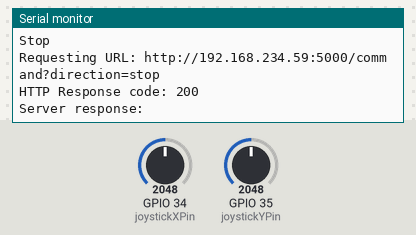
This sketch was run on a simulated ESP32. Parts: the last lines printed to the serial monitor. The test bench sets the inputs (shaded band); at power-on: GPIO 34 (joystickXPin) = 2048, GPIO 35 (joystickYPin) = 2048. WiFi joins after 1.5 s; servers stay silent unless stated; uploads are accepted with an empty reply.

Above: at 3.2 s.
3.3 s: GPIO 34 (joystickXPin) set to 2962
At 3.37 s:
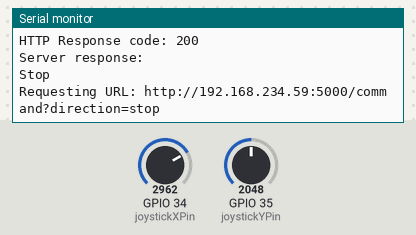
4.8 s: GPIO 34 (joystickXPin) set to 3047
At 5.18 s:
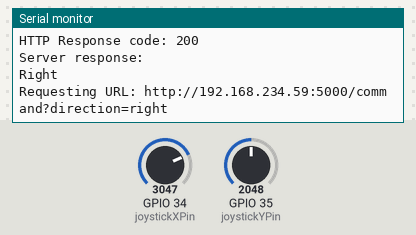

Measured:
- the behaviour switches between 3000 and 3001 on GPIO 34 (joystickXPin) (found by bisection; images 1 and 2)
- after the input at 4.8 s, the serial monitor: prints a new line after 0.22 s (image 2)

The sketch:

ESP32_Code.ino
```cpp
#include <WiFi.h>
#include <HTTPClient.h>

const char* ssid = "realme 12x 5G";      // Your Wi-Fi network name
const char* password = "u747zuks";   // Your Wi-Fi network password
const char* serverName = "http://192.168.234.59:5000/command"; // Raspberry Pi IP and Flask port

const int joystickXPin = 34; // Replace with your joystick X pin
const int joystickYPin = 35; // Replace with your joystick Y pin

void setup() {
  Serial.begin(115200);

  WiFi.begin(ssid, password);
  Serial.println("Connecting to WiFi...");

  // Try connecting to WiFi for 30 seconds
  unsigned long startTime = millis();
  while (WiFi.status() != WL_CONNECTED && millis() - startTime < 30000) {
    delay(1000);
    Serial.println("Connecting...");
  }

  if (WiFi.status() == WL_CONNECTED) {
    Serial.println("Connected to WiFi");
    Serial.print("ESP32 IP Address: ");
    Serial.println(WiFi.localIP());
  } else {
    Serial.println("Failed to connect to WiFi");
  }
}

void loop() {
  int xValue = analogRead(joystickXPin);
  int yValue = analogRead(joystickYPin);

  String command = "";

  if (yValue > 3000) { // Threshold for forward movement
    command = "forward";
    Serial.println("Forward");
  } else if (yValue < 1000) { // Threshold for backward movement
    command = "backward";
    Serial.println("Backward");
  } else if (xValue > 3000) { // Threshold for right movement
    command = "right";
    Serial.println("Right");
  } else if (xValue < 1000) { // Threshold for left movement
    command = "left";
    Serial.println("Left");
  } else {
    command = "stop";
    Serial.println("Stop");
  }

  if (command != "") {
    sendCommand(command);
  }

  delay(100);
}

void sendCommand(String command) {
  if (WiFi.status() == WL_CONNECTED) {
    HTTPClient http;

    // Construct the full URL
    String url = String(serverName) + "?direction=" + command;
    Serial.println("Requesting URL: " + url);

    // Make the HTTP GET request
    http.begin(url);
    int httpResponseCode = http.GET();

    if (httpResponseCode > 0) {
      String response = http.getString();
      Serial.print("HTTP Response code: ");
      Serial.println(httpResponseCode);
      Serial.print("Server response: ");
      Serial.println(response);
    } else {
      Serial.print("Error on HTTP request: ");
      Serial.println(httpResponseCode);
    }

    http.end();
  } else {
    Serial.println("WiFi Disconnected");
  }
}
```
